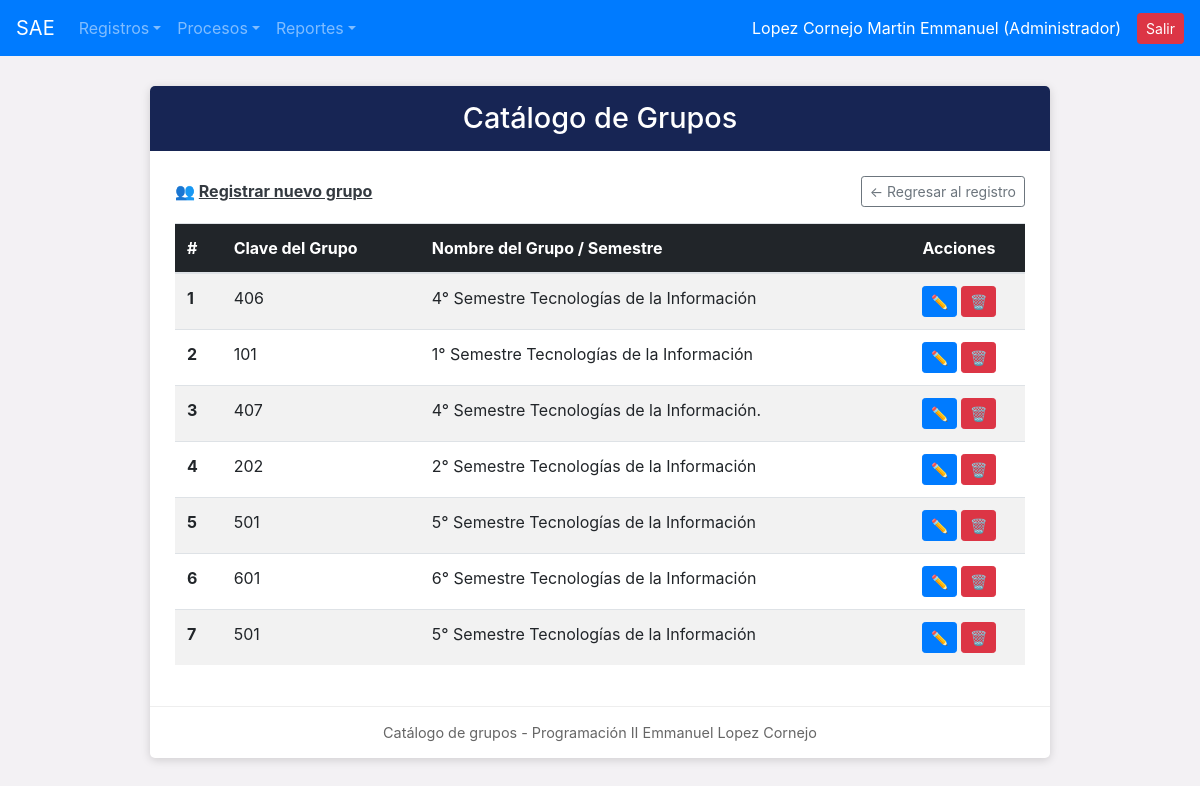
The app's page /crude/crude_grupos.php (signed in), older data.
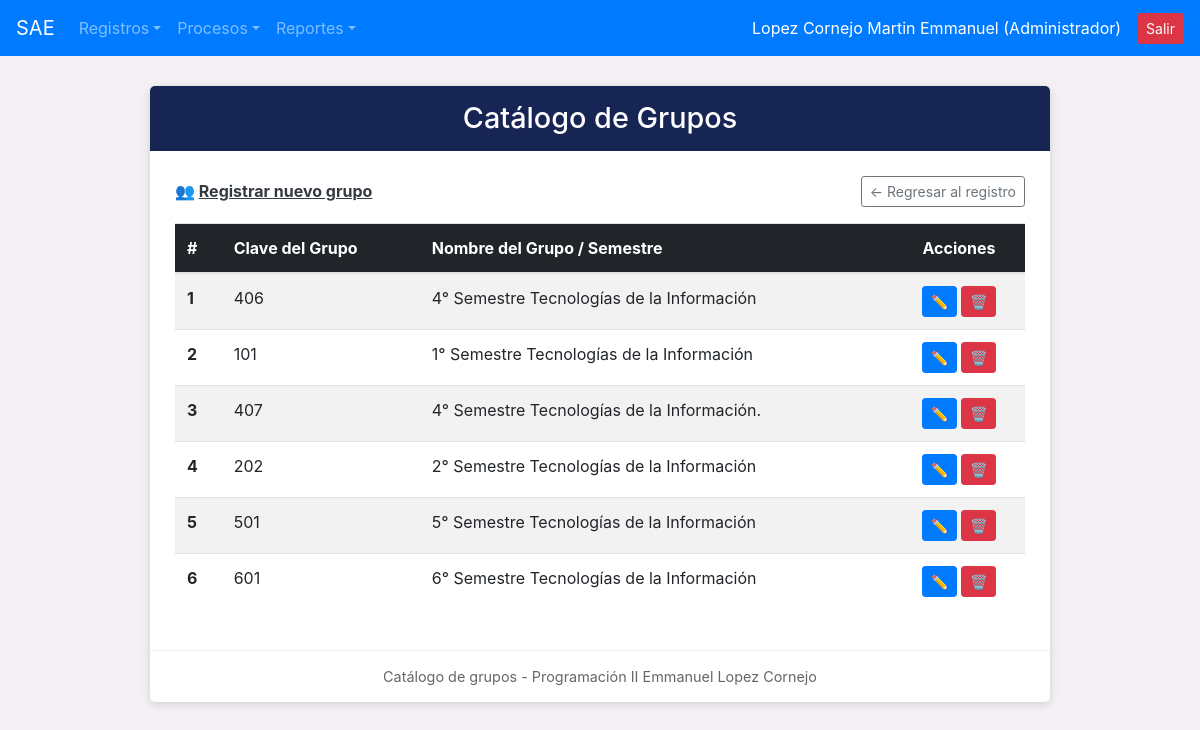
The same page, newer data.
### tables this page shows
CREATE TABLE `grupos` (
  `idgrupo` int(11) NOT NULL AUTO_INCREMENT PRIMARY KEY,
  `clave_grupo` varchar(50) NOT NULL,
  `nombre_grupo` varchar(100) NOT NULL,
  `estatus_grupo` varchar(10) DEFAULT 'ALTA'
);

### crude/crude_grupos.php (the view, shortened to what this page needs)
<?php
include_once("../conexion.php");
include_once("../navegacion/nav.php");
$grupos = $conexion->query("SELECT * FROM grupos WHERE estatus_grupo = 'ALTA'");
?>
<!DOCTYPE html>
<html lang="es">
<head>
</head>
<body>
<div class="container">
    <div class="formulario">
        <div class="titulo">
            <h2>Catálogo de Grupos</h2>
        </div>
        <div class="contenido">
            <div class="d-flex justify-content-between align-items-center mb-3">
                <a href="../registro/reg_grupo.php" class="text-dark font-weight-bold">👥 <u>Registrar nuevo grupo</u></a>
                <a href="../registro/reg_grupo.php" class="btn btn-outline-secondary btn-sm">← Regresar al registro</a>
            </div>
            <table class="table table-striped table-hover align-middle">
                <thead style="background-color: #212529; color: white;">
                    <tr>
                        <th>#</th>
                        <th>Clave del Grupo</th>
                        <th>Nombre del Grupo / Semestre</th>
                        <th class="text-center">Acciones</th>
                    </tr>
                </thead>
                <tbody>
                    <?php if ($grupos && $grupos->num_rows > 0): ?>
                        <?php $i = 1; ?>
                        <?php while ($row = $grupos->fetch_assoc()): ?>
                            <tr>
                                <td><b><?php echo $i++; ?></b></td>
                                <td><?php echo htmlspecialchars($row['clave_grupo']); ?></td>
                                <td><?php echo htmlspecialchars($row['nombre_grupo']); ?></td>
                                <td class="text-center">
                                    <a href="../modificacion/modif_grupo.php?id=<?php echo $row['idgrupo']; ?>" class="btn btn-primary btn-sm">✏️</a>
                                    <a href="../baja/baja_grupo.php?id=<?php echo $row['idgrupo']; ?>" class="btn btn-danger btn-sm" onclick="return confirm('¿Dar de baja grupo?');">🗑️</a>
                                </td>
                            </tr>
                        <?php endwhile; ?>
                    <?php else: ?>
                        <tr><td colspan="4" class="text-center py-3">No hay grupos activos.</td></tr>
                    <?php endif; ?>
                </tbody>
            </table>
        </div>
        <div class="pie">
            Catálogo de grupos - Programación II Emmanuel Lopez Cornejo
        </div>
    </div>
</div>
</body>
</html>

### navegacion/header.php (shortened to what this page needs)
<!DOCTYPE html>
<html lang="es">
<head>
    <link rel="stylesheet" href="https://cdn.jsdelivr.net/npm/bootstrap@4.6.2/dist/css/bootstrap.min.css">
</head>
<body>

### navegacion/nav.php (shortened to what this page needs)
<?php
$rol = $_SESSION['id_puesto'];
$ruta = file_exists("conexion.php") ? "" : "../";
include_once("header.php");
?>
<nav class="navbar navbar-expand-lg navbar-dark bg-primary">
  <a class="navbar-brand" href="<?php echo $ruta; ?>principal.php">SAE</a>
  <div class="collapse navbar-collapse" id="navbarNavDropdown">
    <ul class="navbar-nav mr-auto">
      <?php if ($rol == 1 || $rol == 2) { ?>
      <li class="nav-item dropdown">
        <a class="nav-link dropdown-toggle" href="#" id="menuRegistros" data-toggle="dropdown">Registros</a>
      </li>
      <?php } ?>
      <?php if ($rol == 1 || $rol == 2) { ?>
      <li class="nav-item dropdown">
        <a class="nav-link dropdown-toggle" href="#" id="menuProcesos" data-toggle="dropdown">Procesos</a>
      </li>
      <?php } ?>
      <li class="nav-item dropdown">
        <a class="nav-link dropdown-toggle" href="#" id="menuReportes" data-toggle="dropdown">Reportes</a>
      </li>
    </ul>
    <span class="navbar-text text-white mr-3">
      <?php echo $_SESSION['nombre_usuario']; ?> (<?php echo $_SESSION['nombre_puesto']; ?>)
    </span>
    <a href="<?php echo $ruta; ?>logout.php" class="btn btn-danger btn-sm">Salir</a>
  </div>
</nav>
<?php include_once("footer.php"); ?>

### navegacion/footer.php
</body>
</html>

### crude/crude_grupos.php (style rules this page uses)
body { background-color: #f3f1f4; }
.formulario { background-color: white; max-width: 900px; margin: 30px auto; border-radius: 5px; box-shadow: 0 2px 10px rgba(0,0,0,0.15); overflow: hidden; }
.titulo { background-color: #172554; color: white; padding: 15px; text-align: center; }
.titulo h2 { margin: 0; font-size: 1.8rem; font-weight: 500; }
.contenido { padding: 25px; }
.pie { text-align: center; padding: 15px; color: #666; font-size: 0.9rem; border-top: 1px solid #eee; }

Row changes from the older to the newer data that the page shows:
removed grupos: clave_grupo "501", nombre_grupo "5° Semestre Tecnologías de la Información"
